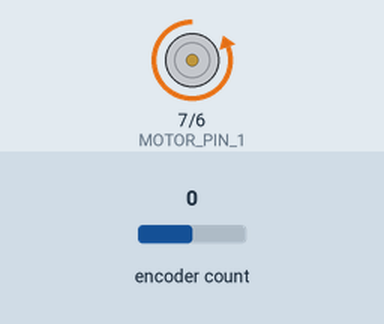
A sketch run on a simulated Arduino Uno, built with avr-gcc and run on an emulated ATmega328P. Shown: motor-driver pin pairs drawn as motors (green arrow = first pin HIGH = forward, orange = second pin HIGH = backward, longer = more drive, scaled by the enable pin). The test bench sets the inputs (shaded band); at power-on: encoder count 0. What the sketch prints to the serial monitor is not drawn.

Above: at 0.1 s.
At 5.1 s:
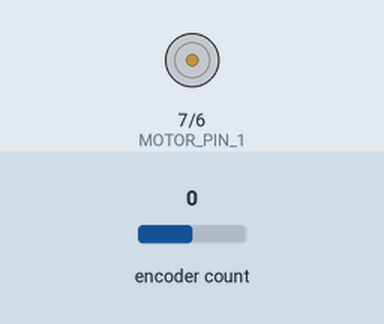
Timing chart, 0 to 6.6 s (numbered marks = the images above):
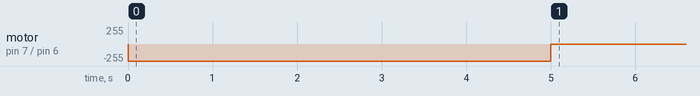

The sketch:

DegrauOtimizadoComBIB.ino
```cpp
#include <Encoder.h>

// Define os pinos do motor e do encoder
#define PWM_FREQ 0.75 // Frequência em Hertz
#define AMPLITUDE 127  // Amplitude máxima do sinal PWM (0 a 255)
#define MOTOR_PIN_1 7 // Pino do motor (IN1)
#define MOTOR_PIN_2 6 // Pino do motor (IN2)
#define MOTOR_ENABLE 5 // Pino do enable da ponte H
#define chA 3 // Pino canal A do encoder
#define chB 2 // Pino canal B do encoder

Encoder myEncoder(chA, chB);

volatile float valor_pwm = 0;
unsigned long tempoAtual = 0;
unsigned long tempoAnterior = 0;
long encoderValue = 0;
long previousEncoderValue = 0;

void setup() {
  TCCR1B = (TCCR1B & 0xF8) | 0x01; // Configura a frequência PWM para 31.37kHz
  // Configuração dos pinos do motor
  pinMode(MOTOR_PIN_1, OUTPUT);
  pinMode(MOTOR_PIN_2, OUTPUT);
  pinMode(MOTOR_ENABLE, OUTPUT);

  // Configuração da frequência PWM
  Serial.begin(115200);
}

void loop() {
  tempoAtual = micros();
  if (tempoAtual <= 5 * 1000000) {

    // Escrevendo o valor PWM no pino
    controlaMotor(0, 1, 255);

    // Lê o valor atual do encoder
    encoderValue = myEncoder.read();

    // Calcula a variação da contagem do encoder
    long deltaEncoderValue = encoderValue - previousEncoderValue;

    // Imprime a variação da contagem do encoder
    Serial.println(String(deltaEncoderValue) + ", " + String((tempoAtual - tempoAnterior)));

    // Atualiza o valor anterior do encoder
    previousEncoderValue = encoderValue;

    // Atualiza o tempo anterior
    tempoAnterior = tempoAtual;
  } else { // Desliga o motor e para de enviar
    controlaMotor(0, 0, 0);
    Serial.end();
  }
  delay(1);
}

void controlaMotor(bool in1, bool in2, float pwm) {
  digitalWrite(MOTOR_PIN_1, in1);
  digitalWrite(MOTOR_PIN_2, in2);
  analogWrite(MOTOR_ENABLE, pwm);
}
```

Measured:
- by itself, motor on pin 7 (MOTOR_PIN_1) / pin 6 (MOTOR_PIN_2): stopped → backward 255/255 at 0.00 s, → stopped 5.0 s later
